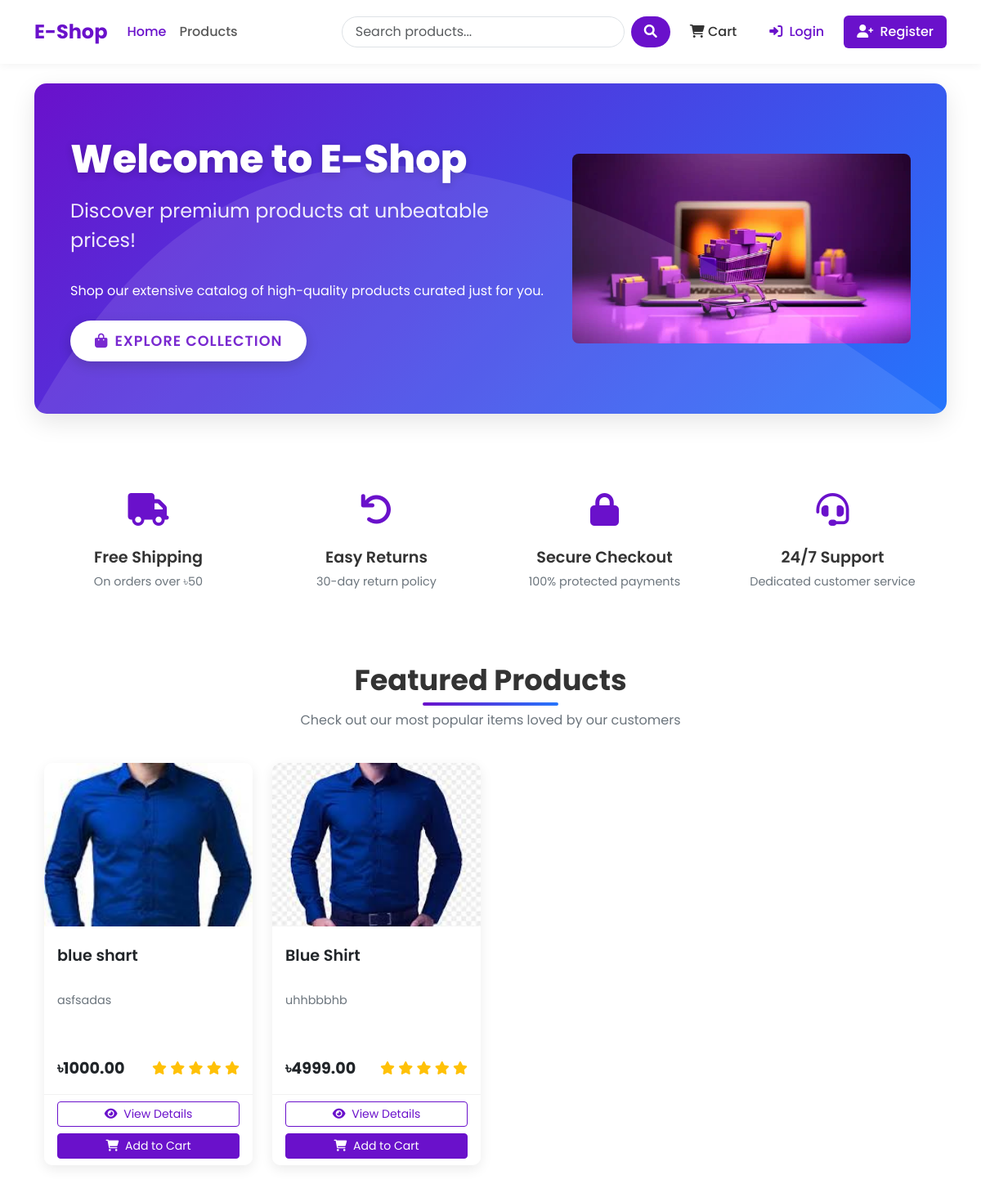
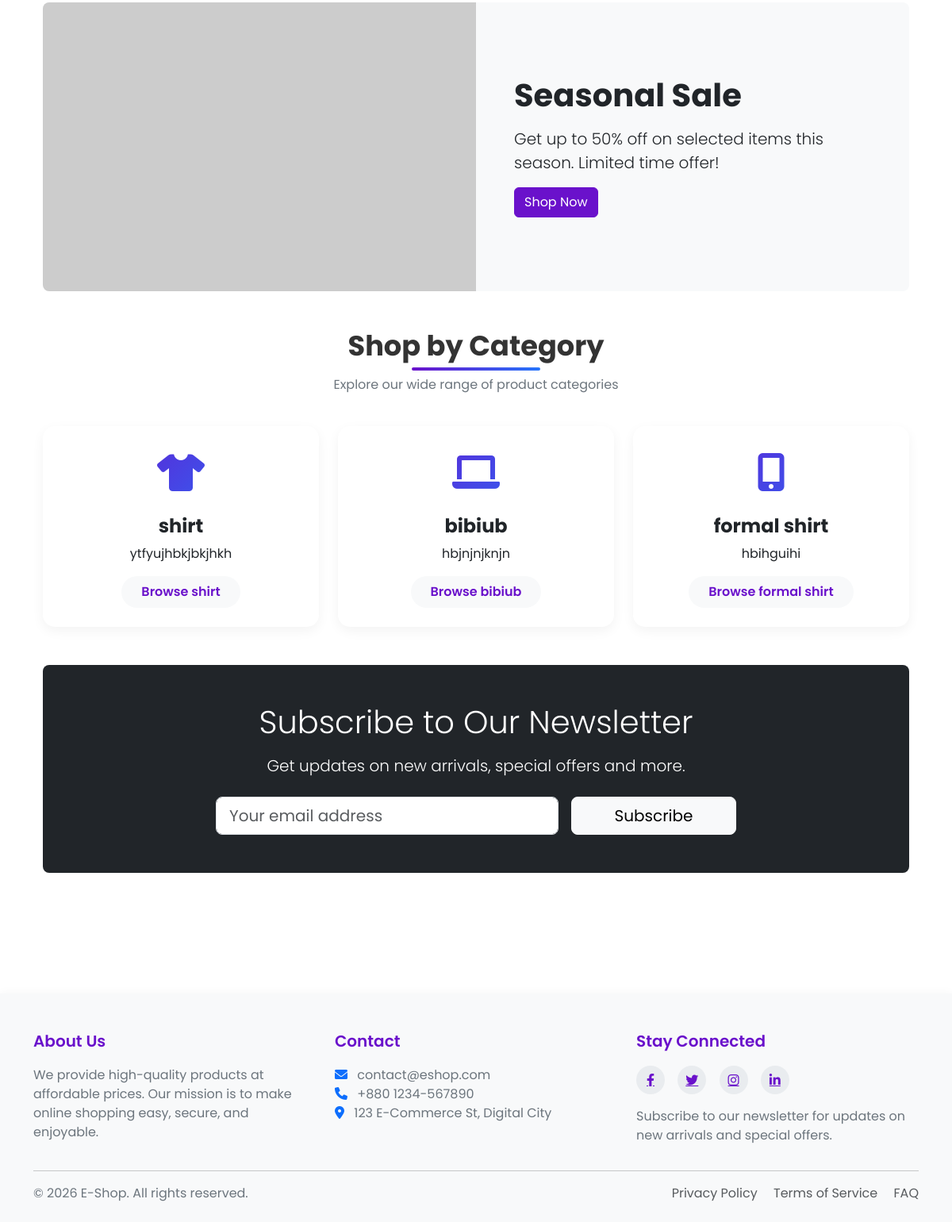
The page / on the database its author committed (2 pictures, top to bottom).
### shop/models.py (models this page shows, shortened)
class Product(models.Model):
    name = models.CharField(max_length=200)
    slug = models.SlugField(max_length=200, unique=True)
    catagory = models.ForeignKey(Catagory, related_name='products', on_delete=models.CASCADE)
    description = models.TextField(blank=True)
    price = models.DecimalField(max_digits=10, decimal_places=2)
    stock = models.PositiveIntegerField()
    available = models.BooleanField(default=True)
    created = models.DateTimeField(auto_now_add=True)
    updated = models.DateTimeField(auto_now=True)
    image=models.ImageField(upload_to='products/%Y/%m/%d')
    def average_rating(self):
        ratings = self.ratings.all()
        if ratings.exists():
            return sum(rating.rating for rating in ratings) / ratings.count()
        return 0

class Catagory(models.Model):
    name = models.CharField(max_length=100)
    slug = models.SlugField(max_length=100, unique=True)
    description = models.TextField(blank=True)
    class Meta:
        verbose_name_plural = 'Categories'

### shop/views.py (the view)
# urls.py: 2. Add a URL to urlpatterns:  path('', views.home, name='home')
def home(request):
    featured_products = Product.objects.filter(available=True).order_by('-created')[:8]
    categories = Catagory.objects.all()
    return render(request, 'shop/home.html', {
        'featured_products': featured_products,
        'categories': categories
    })

### shop/context_processors.py (called while the page is built)
def cart_item_count(request):
    if request.user.is_authenticated:
        try:
            cart = Cart.objects.get(user=request.user)
            return {'cart_item_count': cart.get_total_items()}
        except Cart.DoesNotExist:
            return {'cart_item_count': 0}
    return {'cart_item_count': 0}

### templates/shop/home.html (shortened to what this page needs)
{% extends 'base.html' %}
{% load static %}
{% block content %}
<div class="hero-section">
    <div class="container">
        <div class="row align-items-center">
            <div class="col-lg-7">
                <h1 class="hero-title">Welcome to E-Shop</h1>
                <p class="hero-subtitle">Discover premium products at unbeatable prices!</p>
                <p class="mb-4">Shop our extensive catalog of high-quality products curated just for you.</p>
                <a class="btn hero-btn" href="{% url 'shop:product_list' %}">
                    <i class="fas fa-shopping-bag me-2"></i>Explore Collection
                </a>
            </div>
            <div class="col-lg-5 d-none d-lg-block">
                <div class="text-center">
                    <img src="{% static 'welcome.jpg' %}" alt="Welcome to E-Shop" class="img-fluid rounded-3">
                </div>
            </div>
        </div>
    </div>
</div>
<div class="container mb-5">
    <div class="row g-4">
        <div class="col-md-3">
            <div class="feature-item">
                <div class="feature-icon">
                    <i class="fas fa-truck"></i>
                </div>
                <h3 class="feature-title">Free Shipping</h3>
                <p class="feature-desc">On orders over ৳50</p>
            </div>
        </div>
        <div class="col-md-3">
            <div class="feature-item">
                <div class="feature-icon">
                    <i class="fas fa-undo"></i>
                </div>
                <h3 class="feature-title">Easy Returns</h3>
                <p class="feature-desc">30-day return policy</p>
            </div>
        </div>
        <div class="col-md-3">
            <div class="feature-item">
                <div class="feature-icon">
                    <i class="fas fa-lock"></i>
                </div>
                <h3 class="feature-title">Secure Checkout</h3>
                <p class="feature-desc">100% protected payments</p>
            </div>
        </div>
        <div class="col-md-3">
            <div class="feature-item">
                <div class="feature-icon">
                    <i class="fas fa-headset"></i>
                </div>
                <h3 class="feature-title">24/7 Support</h3>
                <p class="feature-desc">Dedicated customer service</p>
            </div>
        </div>
    </div>
</div>
<div class="container">
    <div class="section-header">
        <h2 class="section-title">Featured Products</h2>
        <p class="section-subtitle">Check out our most popular items loved by our customers</p>
    </div>
    <div class="row row-cols-1 row-cols-md-2 row-cols-lg-4 g-4">
        {% for product in featured_products %}
        <div class="col">
            <div class="card h-100 product-card">
                <div class="product-img-container">
                    {% if product.image %}
                    <img src="{{ product.image.url }}" class="product-img" alt="{{ product.name }}">
                    {% else %}
                    <div class="bg-light text-center p-5">
                        <i class="fas fa-image fa-3x text-muted"></i>
                    </div>
                    {% endif %}
                </div>
                <div class="card-body">
                    <h5 class="product-title">{{ product.name }}</h5>
                    <p class="product-desc">{{ product.description|truncatechars:100 }}</p>
                    <div class="d-flex justify-content-between align-items-center">
                        <span class="product-price">৳{{ product.price }}</span>
                        <div class="rating">
                            {% for i in "12345" %}
                            {% if forloop.counter <= product.average_rating %}
                            <i class="fas fa-star"></i>
                            {% else %}
                            <i class="far fa-star"></i>
                            {% endif %}
                            {% endfor %}
                        </div>
                    </div>
                </div>
                <div class="card-footer">
                    <div class="d-grid gap-2">
                        <a href="{% url 'shop:product_detail' product.slug %}" class="btn btn-sm btn-outline-primary">
                            <i class="fas fa-eye me-1"></i> View Details
                        </a>
                        <form action="{% url 'shop:cart_add' product.id %}" method="post">
                            <button type="submit" class="btn btn-sm btn-primary w-100">
                                <i class="fas fa-shopping-cart me-1"></i> Add to Cart
                            </button>
                        </form>
                    </div>
                </div>
            </div>
        </div>
        {% empty %}
        <div class="col-12">
            <div class="alert alert-info">No featured products available at the moment.</div>
        </div>
        {% endfor %}
    </div>
</div>
<div class="container mt-5 mb-5">
    <div class="card border-0 bg-light rounded-3 overflow-hidden">
        <div class="row g-0">
            <div class="col-md-6 d-none d-md-block">
 <img src="https://placehold.co/600x400/2575fc/FFFFFF.png?text=Seasonal+Sale+50%+Off" alt="Seasonal sale" class="img-fluid" style="height: 100%; object-fit: cover;">            </div>
            <div class="col-md-6 p-5 d-flex align-items-center">
                <div>
                    <h3 class="display-6 fw-bold mb-3">Seasonal Sale</h3>
                    <p class="lead">Get up to 50% off on selected items this season. Limited time offer!</p>
                    <a href="{% url 'shop:product_list' %}" class="btn btn-primary">Shop Now</a>
                </div>
            </div>
        </div>
    </div>
</div>
<div class="container">
    <div class="section-header">
        <h2 class="section-title">Shop by Category</h2>
        <p class="section-subtitle">Explore our wide range of product categories</p>
    </div>
    <div class="row row-cols-1 row-cols-md-2 row-cols-lg-3 g-4">
        {% for category in categories %}
        <div class="col">
            <div class="card h-100 category-card">
                <div class="card-body text-center py-4">
                    <div class="category-icon">
                        <i class="fas fa-{% if forloop.counter == 1 %}tshirt{% elif forloop.counter == 2 %}laptop{% elif forloop.counter == 3 %}mobile-alt{% elif forloop.counter == 4 %}home{% elif forloop.counter == 5 %}shoe-prints{% else %}tag{% endif %}"></i>
                    </div>
                    <h3 class="category-title">{{ category.name }}</h3>
                    <p class="card-text">{{ category.description|truncatechars:100 }}</p>
                    <a href="{% url 'shop:product_list_by_category' category.slug %}" class="btn category-btn">
                        Browse {{ category.name }}
                    </a>
                </div>
            </div>
        </div>
        {% empty %}
        <div class="col-12">
            <div class="alert alert-info">No categories available at the moment.</div>
        </div>
        {% endfor %}
    </div>
</div>
<div class="container my-5">
    <div class="card border-0 bg-dark text-white p-5 rounded-3">
        <div class="row justify-content-center">
            <div class="col-md-8 text-center">
                <h3 class="display-6 mb-3">Subscribe to Our Newsletter</h3>
                <p class="lead mb-4">Get updates on new arrivals, special offers and more.</p>
                <form class="row g-3 justify-content-center">
                    <div class="col-md-8">
                        <input type="email" class="form-control form-control-lg" placeholder="Your email address">
                    </div>
                    <div class="col-md-4">
                        <button type="submit" class="btn btn-light btn-lg w-100">Subscribe</button>
                    </div>
                </form>
            </div>
        </div>
    </div>
</div>
{% endblock %}

### templates/shop/home.html (style rules this page uses)
.hero-section { background: linear-gradient(135deg, #6a11cb 0%, #2575fc 100%); color: white; border-radius: 15px; overflow: hidden; position: relative; padding: 4rem 2rem; margin-bottom: 4rem; box-shadow: 0 10px 30px rgba(0, 0, 0, 0.1); }
.hero-section::before { content: ""; position: absolute; top: 0; left: 0; width: 100%; height: 100%; background-size: 100% 100%; }
.hero-title { font-weight: 800; font-size: 3rem; margin-bottom: 1rem; text-shadow: 0 2px 10px rgba(0, 0, 0, 0.2); }
.hero-subtitle { font-size: 1.5rem; margin-bottom: 2rem; opacity: 0.9; }
.hero-btn { padding: 12px 30px; font-size: 1.1rem; text-transform: uppercase; font-weight: 600; letter-spacing: 1px; border-radius: 50px; transition: all 0.3s ease; box-shadow: 0 5px 15px rgba(0, 0, 0, 0.2); background-color: white; color: #6a11cb; border: none; }
.section-header { text-align: center; margin-bottom: 2.5rem; position: relative; }
.section-title { font-weight: 700; font-size: 2.2rem; color: #333; margin-bottom: 1rem; position: relative; display: inline-block; }
.section-title:after { content: ''; position: absolute; width: 50%; height: 4px; background: linear-gradient(to right, #6a11cb, #2575fc); bottom: -10px; left: 25%; border-radius: 10px; }
.section-subtitle { color: #6c757d; max-width: 600px; margin: 0 auto; }
.product-card { border: none; border-radius: 15px; overflow: hidden; transition: all 0.3s ease; box-shadow: 0 5px 15px rgba(0, 0, 0, 0.05); }
.product-img-container { height: 200px; overflow: hidden; position: relative; }
.product-img { width: 100%; height: 100%; object-fit: cover; transition: transform 0.5s ease; }
.product-title { font-weight: 600; font-size: 1.2rem; margin-top: 0.5rem; overflow: hidden; text-overflow: ellipsis; display: -webkit-box; -webkit-line-clamp: 2; -webkit-box-orient: vertical; height: 3rem; }
.product-desc { color: #6c757d; font-size: 0.9rem; margin-bottom: 1rem; overflow: hidden; text-overflow: ellipsis; display: -webkit-box; -webkit-line-clamp: 3; -webkit-box-orient: vertical; height: 4rem; }
.product-price { font-weight: 700; color: #212529; font-size: 1.2rem; }
.rating { color: #ffc107; }
.card-footer { background-color: white; border-top: 1px solid rgba(0, 0, 0, 0.05); }
.btn-outline-primary { border-color: #6a11cb; color: #6a11cb; }
.btn-primary { background-color: #6a11cb; border-color: #6a11cb; }
.category-card { border: none; border-radius: 15px; overflow: hidden; transition: all 0.3s ease; box-shadow: 0 5px 15px rgba(0, 0, 0, 0.05); position: relative; }
.category-icon { font-size: 3rem; margin-bottom: 1rem; background: linear-gradient(135deg, #6a11cb 0%, #2575fc 100%); -webkit-background-clip: text; -webkit-text-fill-color: transparent; }
.category-title { font-weight: 700; margin-bottom: 0.5rem; font-size: 1.5rem; }
.category-btn { border: none; background-color: #f8f9fa; color: #6a11cb; border-radius: 50px; padding: 8px 25px; font-weight: 600; transition: all 0.3s ease; }
.feature-item { text-align: center; padding: 1.5rem; }
.feature-icon { font-size: 2.5rem; margin-bottom: 1rem; color: #6a11cb; }
.feature-title { font-weight: 600; font-size: 1.2rem; margin-bottom: 0.5rem; }
.feature-desc { color: #6c757d; font-size: 0.9rem; }

### templates/base.html (style rules this page uses)
:root { --primary-color: #6a11cb; --primary-dark: #5a0cb8; --primary-light: #7c4ddb; --secondary-color: #2575fc; --text-color: #333333; --text-light: #6c757d; --bg-light: #f8f9fa; --border-radius: 10px; --box-shadow: 0 5px 15px rgba(0,0,0,0.08); }
body { font-family: 'Poppins', sans-serif; color: var(--text-color); display: flex; flex-direction: column; min-height: 100vh; }
.product-card { border: none; border-radius: var(--border-radius); overflow: hidden; transition: transform 0.3s, box-shadow 0.3s; box-shadow: var(--box-shadow); }
.rating { color: #ffc107; }
.btn-primary { background-color: var(--primary-color); border-color: var(--primary-color); }
.btn-outline-primary { border-color: var(--primary-color); color: var(--primary-color); }

### rows shown on the page
Product: image (picture), name "blue shart", description "asfsadas", price "1000.00"
Product: image (picture), name "Blue Shirt", description "uhhbbbhb", price "4999.00"
Catagory: name "shirt", description "ytfyujhbkjbkjhkh"
Catagory: name "bibiub", description "hbjnjnjknjn"
Catagory: name "formal shirt", description "hbihguihi"
